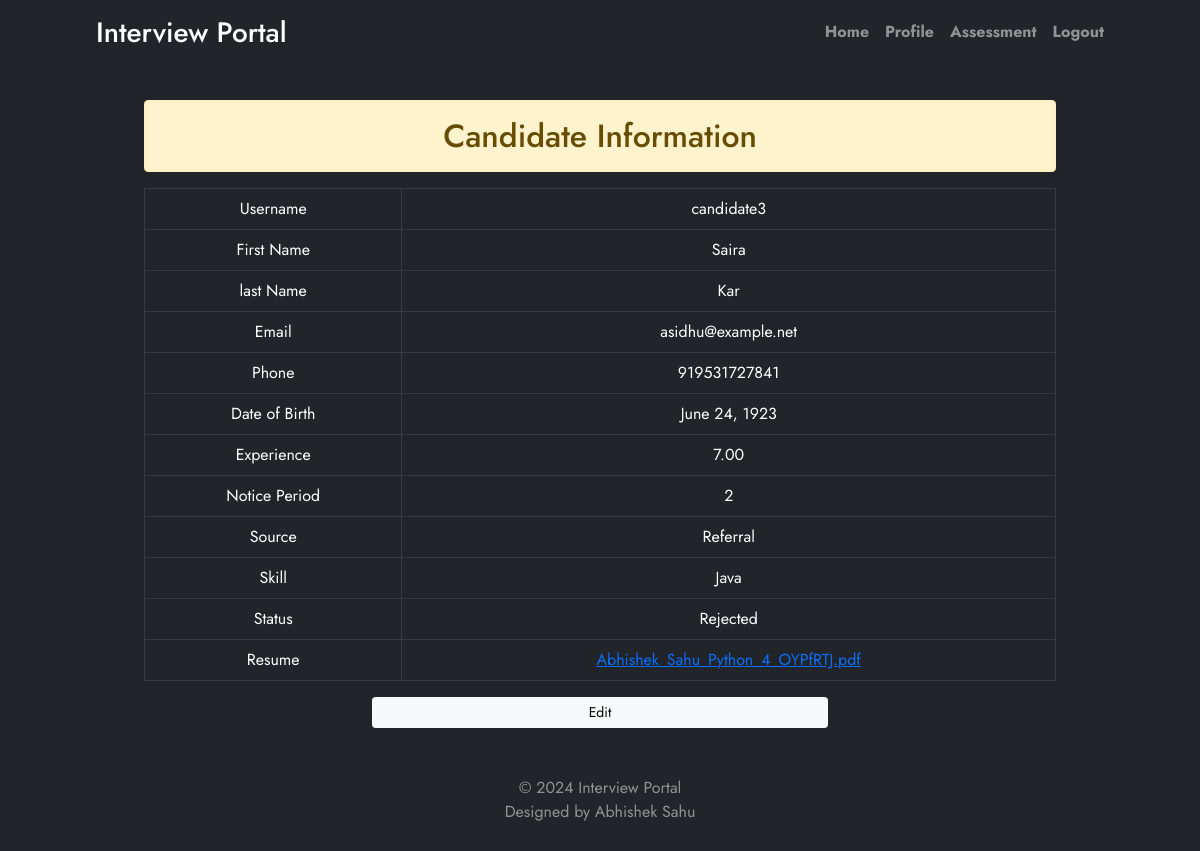
Page /candidate/profile/ (signed in) on the committed database.
### candidate/models.py (models this page shows, shortened)
class Candidate(models.Model):
    source_choices = (('Referral', 'Referral'), ('Job Portal', 'Job Portal'), ('Walk In', 'Walk In'))
    skill_choices = (('Python', 'Python'), ('Java', 'Java'))
    result_choice = (('Selected', 'Selected'), ('Rejected', 'Rejected'), ('Pending', 'Pending'))
    username = models.OneToOneField(User,related_name='+',on_delete=models.CASCADE)
    first_name = models.CharField(verbose_name='First Name',null=False,blank=False,max_length=50)
    last_name = models.CharField(verbose_name='Last Name',null=False,blank=False,max_length=50)
    email = models.EmailField(verbose_name='Email',unique=True,null=False,blank=False)
    phone = models.PositiveBigIntegerField(verbose_name='Phone Number',unique=True,null=False,blank=False)
    dateofbirth = models.DateField(verbose_name='Date of Birth',null=False,blank=False)
    experience = models.DecimalField(verbose_name='Experience',null=False,blank=False,max_digits=5, decimal_places=2,help_text='Please enter in years')
    noticeperiod = models.IntegerField(verbose_name='Notice Period', blank=False, null=False,help_text='Please enter in months')
    source = models.CharField(verbose_name='Source', max_length=10, choices=source_choices, default='Walk In')
    skill = models.CharField(max_length=10, default='Python', choices=skill_choices, null=False, blank=False)
    resume = models.FileField(verbose_name='Resume', upload_to='documents/')
    created_at = models.DateTimeField(verbose_name='Created At', auto_now=False, auto_now_add=True)
    updated_at = models.DateTimeField(verbose_name='Updated At', auto_now=True, auto_now_add=False)
    status = models.CharField(verbose_name='Status', default='Pending',choices=result_choice , max_length= 50)
    assessment_data = models.JSONField(verbose_name='Score', null=True)
    assessment_result = models.BooleanField(default=False)
    class Meta:
        ordering = ['-created_at','-updated_at']
        verbose_name = "Candidate"
        verbose_name_plural = "Candidates"

### candidate/views.py (the view)
# urls.py: path('profile/',candidateProfileView,name='candidate-profile'),
@login_required(login_url="/candidate/login/")
def candidateProfileView(request):
    if request.user.is_staff:
        logout(request)
        messages.warning(request, 'Access Denied.')
        return HttpResponseRedirect(reverse('index'))
    file = None
    form = CandidateCreateForm(request.POST or None,request.FILES)
    qs = Candidate.objects.filter(username=request.user)
    if qs.exists():
        file = str(qs.first().resume).split('/')[-1]
    if form.is_valid():
        user = User.objects.get(username=request.user)
        first_name = form.cleaned_data['first_name']
        last_name = form.cleaned_data['last_name']
        email = user.email
        phone = form.cleaned_data['phone']
        dateofbirth = form.cleaned_data['dateofbirth']
        experience = form.cleaned_data['experience']
        noticeperiod = form.cleaned_data['noticeperiod']
        source = form.cleaned_data['source']
        skill = form.cleaned_data['skill']
        Candidate.objects.create(username=user,
                                 first_name=first_name,
                                 last_name=last_name,
                                 email=email,
                                 phone=phone,
                                 dateofbirth=dateofbirth,
                                 experience=experience,
                                 noticeperiod=noticeperiod,
                                 source=source,
                                 skill=skill,
                                 resume = request.FILES['resume'])
        user.first_name = first_name
        user.last_name = last_name
        user.save()
        messages.success(request, 'Candidate registration is completed.')
        send_mail_candidate('registration',{'first_name':first_name,'last_name':last_name},email)
        return HttpResponseRedirect(reverse('candidate:candidate-profile'))
    else:
        return render(request, 'candidate/profile.html', {'form': form,'done':qs.exists(),'qs':qs.first(),'file':file})

### candidate/templates/candidate/profile.html (shortened to what this page needs)
{% extends 'candidate/base.html' %}
{% load crispy_forms_tags %}
{% block content %}
<div class ='cover-container d-flex w-100 h-100 p-5 mx-auto flex-column'>
    {% if not done %}
    <h2 class="text-center alert alert-info">Candidate Registration Form</h2>
    <form method="post" enctype="multipart/form-data">
      {% csrf_token %}
      <div class="form-row">
        <div class="form-group col-md-4 mb-0">
          {{ form.first_name|as_crispy_field }}
        </div>
        <div class="form-group col-md-4 mb-0">
          {{ form.last_name|as_crispy_field }}
        </div>
        <div class="form-group col-md-4 mb-0">
          {{ form.skill|as_crispy_field }}
        </div>
      </div>
      <div class="form-row">
        <div class="form-group col-md-4 mb-0">
          {{ form.phone|as_crispy_field }}
        </div>
        <div class="form-group col-md-4 mb-0">
          {{ form.dateofbirth|as_crispy_field }}
        </div>
        <div class="form-group col-md-4 mb-0">
          {{ form.experience|as_crispy_field }}
        </div>
      </div>
      <div class="form-row">
        <div class="form-group col-md-4 mb-0">
          {{ form.noticeperiod|as_crispy_field }}
        </div>
        <div class="form-group col-md-4 mb-0">
          {{ form.source|as_crispy_field }}
        </div>
        <div class="form-group col-md-4 mb-0">
          {{ form.resume|as_crispy_field }}
        </div>
      </div>
        <button class="w-100 btn btn-lg btn-primary" type="submit">Create</button>
    </form>
    {% else %}
        <h2 class="text-center alert alert-warning">Candidate Information</h2>
        <table class="table table-dark table-bordered">
          <tbody>
            <tr>
              <td>Username</td>
              <td>{{ qs.username }}</td>
            </tr>
            <tr>
              <td>First Name</td>
              <td>{{ qs.first_name }}</td>
            </tr>
          <tr>
              <td>last Name</td>
              <td>{{ qs.last_name }}</td>
            </tr>
          <tr>
              <td>Email</td>
              <td>{{ qs.email }}</td>
            </tr>
          <tr>
              <td>Phone</td>
              <td>{{ qs.phone }}</td>
            </tr>
          <tr>
              <td>Date of Birth</td>
              <td>{{ qs.dateofbirth }}</td>
            </tr>
          <tr>
              <td>Experience</td>
              <td>{{ qs.experience }}</td>
            </tr>
          <tr>
              <td>Notice Period</td>
              <td>{{ qs.noticeperiod }}</td>
            </tr>
          <tr>
              <td>Source</td>
              <td>{{ qs.source }}</td>
            </tr>
          <tr>
              <td>Skill</td>
              <td>{{ qs.skill }}</td>
            </tr><tr>
              <td>Status</td>
              <td>{{ qs.status }}</td>
            </tr>
          <tr>
              <td>Resume</td>
              <td><a href="{{qs.resume.url}}">{{ file }}</a></td>
            </tr>
          </tbody>
        </table>
        <div class="d-grid gap-2 col-6 mx-auto">
          <a href="{% url 'candidate:candidate-edit' qs.id %}" class="btn btn-light btn-sm">Edit</a>
        </div>
    {% endif %}
</div>
{% endblock %}

### static/css/styles.css (style rules this page uses)
* { box-sizing: border-box; }
body { width: 100%; color: #2b2c48; font-family: "Jost", sans-serif; background-repeat: no-repeat; background-size: cover; background-position: center; background-attachment: fixed; min-height: 100vh; display: flex; flex-wrap: wrap; }
.cover-container { max-width: 65em; }

### rows in the picture
Candidate: username "candidate3", first_name "Saira", last_name "Kar", email "asidhu@example.net", phone "919531727841", dateofbirth "June 24, 1923", experience "7.00", noticeperiod "2", source "Referral", skill "Java", status "Rejected"

### other values in the picture
{{ file }} "Abhishek_Sahu_Python_4_OYPfRTJ.pdf"
